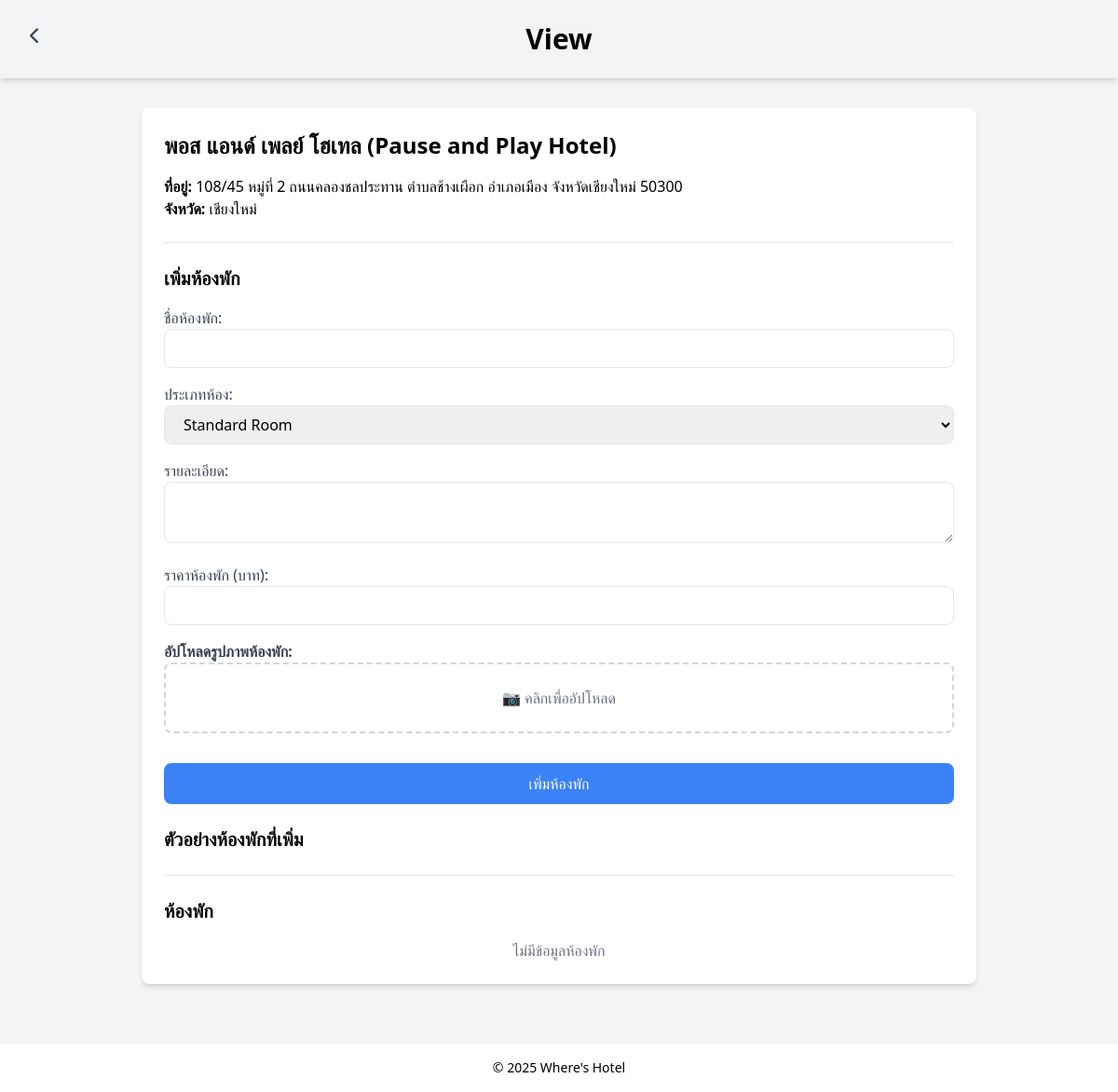
The page /src/view_hotel.php?id=1 on the database its author committed.
### tables this page shows
CREATE TABLE `hotels` (
  `hotel_id` int NOT NULL,
  `hotel_name` varchar(100) NOT NULL,
  `address` text,
  `province_id` int NOT NULL,
  `star_rating` int NOT NULL DEFAULT '3'
);

CREATE TABLE `provinces` (
  `province_id` int NOT NULL,
  `province_name` varchar(50) NOT NULL,
  `region_id` int NOT NULL
);

### src/functions.php (called while the page is built, shortened)
<?php
function getHotelDetailsById($hotelId) {
    global $pdo;
    $stmt = $pdo->prepare("
        SELECT h.*, p.province_name
        FROM hotels h
        LEFT JOIN provinces p ON h.province_id = p.province_id
        WHERE h.hotel_id = :hotel_id
    ");
    $stmt->execute([':hotel_id' => $hotelId]);
    $hotel = $stmt->fetch(PDO::FETCH_ASSOC);
    if ($hotel) {
        $stmt = $pdo->prepare("SELECT image_path FROM hotel_images WHERE hotel_id = :hotel_id");
        $stmt->execute([':hotel_id' => $hotelId]);
        $hotel['images'] = $stmt->fetchAll(PDO::FETCH_ASSOC);
    }
    return $hotel;
}
function getAllRoomTypes() {
    global $pdo;
    return $pdo->query("SELECT * FROM room_types")->fetchAll(PDO::FETCH_ASSOC);
}
?>

### src/view_hotel.php (the view, shortened to what this page needs)
<?php
require 'db.php';
require 'functions.php';
$hotel_id = $_GET['id'];
$hotel = getHotelDetailsById($hotel_id);
$rooms = getRoomsByHotelId($hotel_id);
$room_images = [];
$roomTypes = getAllRoomTypes();
?>
<!DOCTYPE html>
<html lang="th">
<head>
    <link rel="stylesheet" type="text/css" href="style.css">
    <link rel="stylesheet" href="https://cdnjs.cloudflare.com/ajax/libs/font-awesome/6.6.0/css/all.min.css" />
</head>
<body class="bg-gray-100 min-h-screen flex flex-col">
    <header class="w-full bg-gray-100 py-6 shadow-md sticky top-0 z-10">
        <h1 class="text-3xl font-bold text-center">View</h1>
        <div class="absolute top-6 left-4">
            <a href="javascript:history.back()" class="text-gray-700 font-bold text-lg px-4 py-2 rounded-lg hover:text-blue-600">
            <i class="fa-solid fa-chevron-left"></i>
            </a>
        </div>
    </header>
    <main class="flex-grow">
        <div class="max-w-4xl mx-auto mt-8 mb-8 p-6 bg-white shadow-md rounded-lg">
            <a href="edit_hotel.php?id=<?= $hotel['hotel_id'] ?>">
                <h1 class="text-2xl font-bold mb-4"><?= htmlspecialchars($hotel['hotel_name']) ?></h1>
            </a>
            <p><strong>ที่อยู่:</strong> <?= htmlspecialchars($hotel['address'] ?? 'ไม่มีที่อยู่') ?></p>
            <p><strong>จังหวัด:</strong> <?= htmlspecialchars($hotel['province_name']) ?></p>
            <hr class="my-6">
            <h2 class="text-xl font-bold mb-4">เพิ่มห้องพัก</h2>
            <form action="" method="POST" enctype="multipart/form-data">
                <div class="mb-4">
                    <label class="block text-gray-700">ชื่อห้องพัก:</label>
                    <input type="text" name="room_name" required class="w-full p-2 border rounded-lg">
                </div>
                <div class="mb-4">
                    <label for="roomType" class="block text-gray-700">ประเภทห้อง:</label>
                    <select id="roomType" name="room_type_id" required class="w-full border px-4 py-2 rounded-lg">
                        <?php foreach ($roomTypes as $roomType): ?>
                            <option value="<?= $roomType['room_type_id'] ?>">
                                <?= htmlspecialchars($roomType['room_type_name']) ?>
                            </option>
                        <?php endforeach; ?>
                    </select>
                </div>
                <div class="mb-4">
                    <label class="block text-gray-700">รายละเอียด:</label>
                    <textarea name="room_description" required class="w-full p-2 border rounded-lg"></textarea>
                </div>
                <div class="mb-4">
                    <label class="block text-gray-700">ราคาห้องพัก (บาท):</label>
                    <input type="number" name="room_price" required class="w-full p-2 border rounded-lg">
                </div>
                <div class="mb-4">
                    <label class="block text-gray-700 font-semibold">อัปโหลดรูปภาพห้องพัก:</label>
                    <div id="uploadBox" class="border-2 border-dashed border-gray-300 rounded-lg p-6 text-center cursor-pointer hover:border-blue-500 transition">
                    </div>
                </div>
                <button type="submit" class="w-full bg-blue-500 border-blue-500 border-2 text-white p-2 rounded-lg hover:bg-transparent hover:text-blue-600">
                    เพิ่มห้องพัก
                </button>
            </form>
            <h2 class="text-xl font-bold mt-6 mb-4">ตัวอย่างห้องพักที่เพิ่ม</h2>
            <hr class="my-6">
            <h2 class="text-xl font-bold mt-6 mb-4">ห้องพัก</h2>
            <?php if (!empty($rooms)): ?>
                <div class="grid grid-cols-1 sm:grid-cols-2 gap-6">
                    <?php foreach ($rooms as $room): ?>
                        <?php
                            $stmt = $pdo->prepare("
                                SELECT image_path FROM room_images
                                WHERE hotel_room_id = :hotel_room_id AND is_primary = 1
                                LIMIT 1
                            ");
                            $stmt->execute([':hotel_room_id' => $room['hotel_room_id']]);
                            $primaryImage = $stmt->fetchColumn();
                            if (!$primaryImage && !empty($room_images[$room['hotel_room_id']])) {
                                $primaryImage = $room_images[$room['hotel_room_id']][0];
                            }
                            if (!$primaryImage) {
                                $primaryImage = "/hotel_main/src/img/no_image.png";
                            }
                        ?>
                        <a href="edit_room.php?id=<?= $room['hotel_room_id'] ?>"
                           class="block bg-white shadow-lg rounded-lg overflow-hidden hover:shadow-2xl transition-shadow duration-300">
                            <img src="<?= htmlspecialchars($primaryImage) ?>" alt="Room Image" class="w-full h-40 object-cover">
                            <div class="p-4">
                                <h3 class="text-lg font-bold"><?= htmlspecialchars($room['room_name']) ?></h3>
                                <p class="text-gray-600 text-sm mb-2"><?= htmlspecialchars($room['room_description']) ?></p>
                                <p class="text-gray-800 font-semibold"><?= number_format($room['room_price'], 2) ?> บาท</p>
                            </div>
                        </a>
                    <?php endforeach; ?>
                </div>
            <?php else: ?>
                <p class="text-gray-500 text-center">ไม่มีข้อมูลห้องพัก</p>
            <?php endif; ?>
        </div>
    </main>
    <footer class="w-full bg-white py-4 mt-8 shadow-md">
        <p class="text-black text-center text-sm">
            &copy; 2025 <a href="index.php" class="text-black hover:font-semibold">Where's Hotel</a>
        </p>
    </footer>
</body>
</html>

### src/style.css (style rules this page uses)
html, :host { line-height: 1.5; -webkit-text-size-adjust: 100%; -moz-tab-size: 4; -o-tab-size: 4; tab-size: 4; font-family: ui-sans-serif, system-ui, sans-serif, "Apple Color Emoji", "Segoe UI Emoji", "Segoe UI Symbol", "Noto Color Emoji"; font-feature-settings: normal; font-variation-settings: normal; -webkit-tap-highlight-color: transparent; }
body { margin: 0; line-height: inherit; }
hr { height: 0; color: inherit; border-top-width: 1px; }
h1, h2, h3, h4, h5, h6 { font-size: inherit; font-weight: inherit; }
a { color: inherit; text-decoration: inherit; }
b, strong { font-weight: bolder; }
button, input, optgroup, select, textarea { font-family: inherit; font-feature-settings: inherit; font-variation-settings: inherit; font-size: 100%; font-weight: inherit; line-height: inherit; letter-spacing: inherit; color: inherit; margin: 0; padding: 0; }
button, select { text-transform: none; }
button, input:where([type='button']), input:where([type='reset']), input:where([type='submit']) { -webkit-appearance: button; background-color: transparent; background-image: none; }
blockquote, dl, dd, h1, h2, h3, h4, h5, h6, hr, figure, p, pre { margin: 0; }
textarea { resize: vertical; }
input::placeholder, textarea::placeholder { opacity: 1; color: #9ca3af; }
button, [role="button"] { cursor: pointer; }
.absolute { position: absolute; }
.sticky { position: sticky; }
.left-4 { left: 1rem; }
.top-0 { top: 0px; }
.top-6 { top: 1.5rem; }
.z-10 { z-index: 10; }
.mx-auto { margin-left: auto; margin-right: auto; }
.my-6 { margin-top: 1.5rem; margin-bottom: 1.5rem; }
.mb-4 { margin-bottom: 1rem; }
.mb-8 { margin-bottom: 2rem; }
.mt-6 { margin-top: 1.5rem; }
.mt-8 { margin-top: 2rem; }
.block { display: block; }
.flex { display: flex; }
.min-h-screen { min-height: 100vh; }
.w-full { width: 100%; }
.max-w-4xl { max-width: 56rem; }
.flex-grow { flex-grow: 1; }
.cursor-pointer { cursor: pointer; }
.flex-col { flex-direction: column; }
.rounded-lg { border-radius: 0.5rem; }
.border { border-width: 1px; }
.border-2 { border-width: 2px; }
.border-dashed { border-style: dashed; }
.border-blue-500 { --tw-border-opacity: 1; border-color: rgb(59 130 246 / var(--tw-border-opacity, 1)); }
.border-gray-300 { --tw-border-opacity: 1; border-color: rgb(209 213 219 / var(--tw-border-opacity, 1)); }
.bg-blue-500 { --tw-bg-opacity: 1; background-color: rgb(59 130 246 / var(--tw-bg-opacity, 1)); }
.bg-gray-100 { --tw-bg-opacity: 1; background-color: rgb(243 244 246 / var(--tw-bg-opacity, 1)); }
.bg-white { --tw-bg-opacity: 1; background-color: rgb(255 255 255 / var(--tw-bg-opacity, 1)); }
.p-2 { padding: 0.5rem; }
.p-6 { padding: 1.5rem; }
.px-4 { padding-left: 1rem; padding-right: 1rem; }
.py-2 { padding-top: 0.5rem; padding-bottom: 0.5rem; }
.py-4 { padding-top: 1rem; padding-bottom: 1rem; }
.py-6 { padding-top: 1.5rem; padding-bottom: 1.5rem; }
.text-center { text-align: center; }
.text-2xl { font-size: 1.5rem; line-height: 2rem; }
.text-3xl { font-size: 1.875rem; line-height: 2.25rem; }
.text-lg { font-size: 1.125rem; line-height: 1.75rem; }
.text-sm { font-size: 0.875rem; line-height: 1.25rem; }
.text-xl { font-size: 1.25rem; line-height: 1.75rem; }
.font-bold { font-weight: 700; }
.font-semibold { font-weight: 600; }
.text-black { --tw-text-opacity: 1; color: rgb(0 0 0 / var(--tw-text-opacity, 1)); }
.text-gray-500 { --tw-text-opacity: 1; color: rgb(107 114 128 / var(--tw-text-opacity, 1)); }
.text-gray-700 { --tw-text-opacity: 1; color: rgb(55 65 81 / var(--tw-text-opacity, 1)); }
.text-white { --tw-text-opacity: 1; color: rgb(255 255 255 / var(--tw-text-opacity, 1)); }
.shadow-md { --tw-shadow: 0 4px 6px -1px rgb(0 0 0 / 0.1), 0 2px 4px -2px rgb(0 0 0 / 0.1); --tw-shadow-colored: 0 4px 6px -1px var(--tw-shadow-color), 0 2px 4px -2px var(--tw-shadow-color); box-shadow: var(--tw-ring-offset-shadow, 0 0 #0000), var(--tw-ring-shadow, 0 0 #0000), var(--tw-shadow); }
.transition { transition-property: color, background-color, border-color, text-decoration-color, fill, stroke, opacity, box-shadow, transform, filter, -webkit-backdrop-filter; transition-property: color, background-color, border-color, text-decoration-color, fill, stroke, opacity, box-shadow, transform, filter, backdrop-filter; transition-property: color, background-color, border-color, text-decoration-color, fill, stroke, opacity, box-shadow, transform, filter, backdrop-filter, -webkit-backdrop-filter; transition-timing-function: cubic-bezier(0.4, 0, 0.2, 1); transition-duration: 150ms; }

### rows shown on the page
hotels: hotel_name "พอส แอนด์ เพลย์ โฮเทล (Pause and Play Hotel)", address "108/45 หมู่ที่ 2 ถนนคลองชลประทาน ตำบลช้างเผือก อำเภอเมือง จังหวัดเชียงใหม่ 50300", province.province_name "เชียงใหม่"

### other values the page prints
form field room_type_id "Standard Room"
